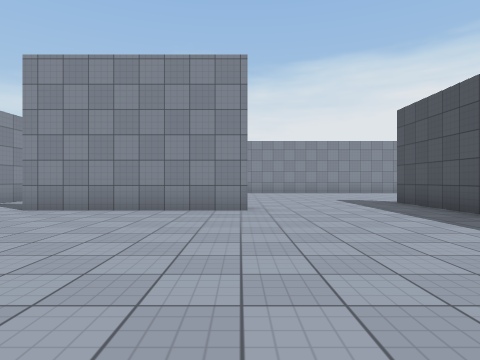
View 1 (above)

19 first-person views from a walk through a scene from a Unity 3-D project. The camera is 1.2 m above the floor, looks level and sees 75° across. The floor is counted in squares, 2 m on a side. Each view is taken from the middle of a square. On the plan, view 1 faces up. The plan holds only what a view shows up to about 9 squares ahead; the rest is blank. The place goes on beyond the plan. The player character is not drawn. Surface patterns are stand-ins for the level's own textures.

View 2
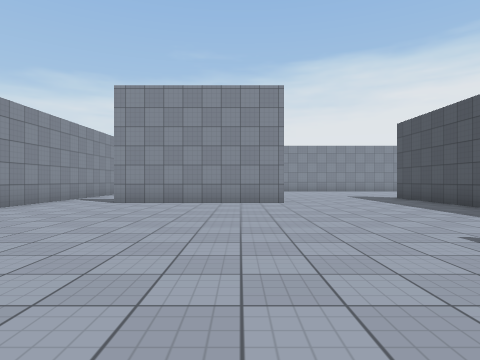

View 3
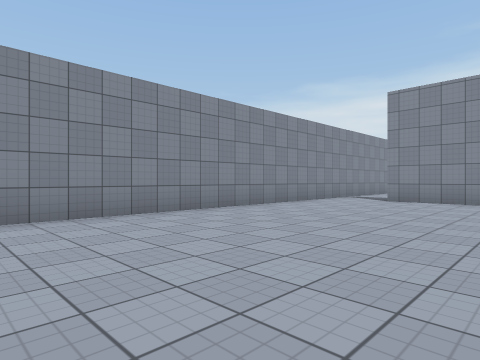

View 4
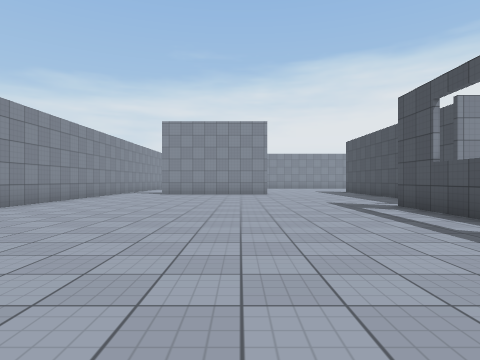

View 5
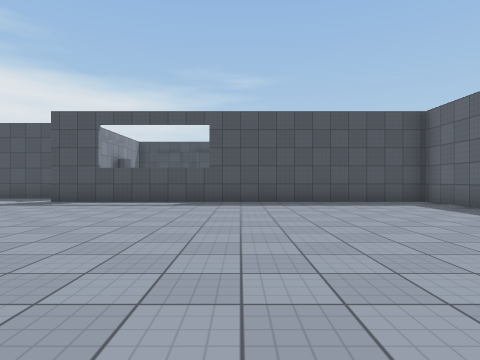

View 6
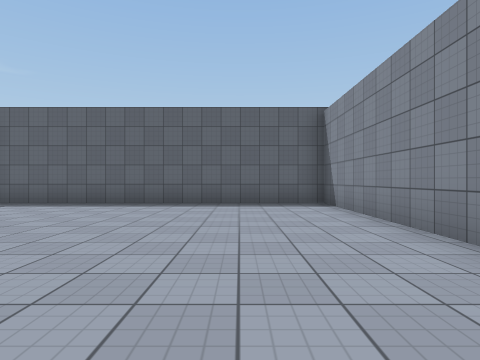

View 7
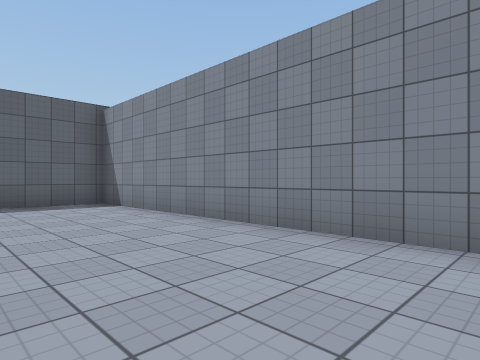

View 8
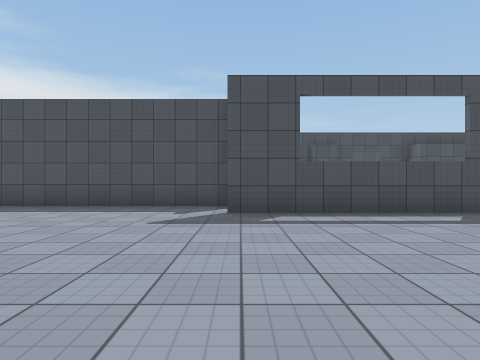

View 9
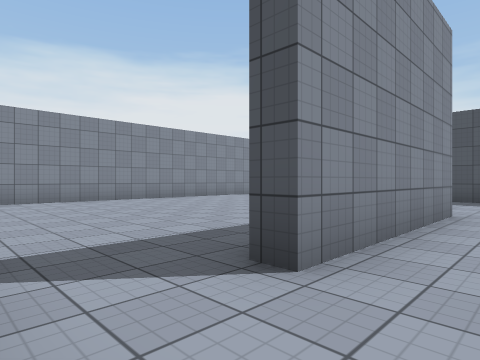

View 10
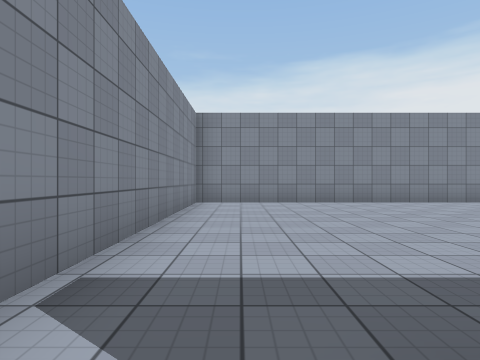

View 11
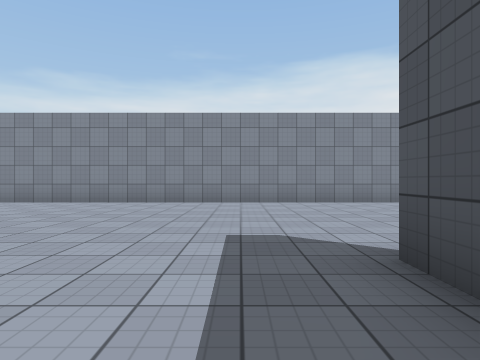

View 12
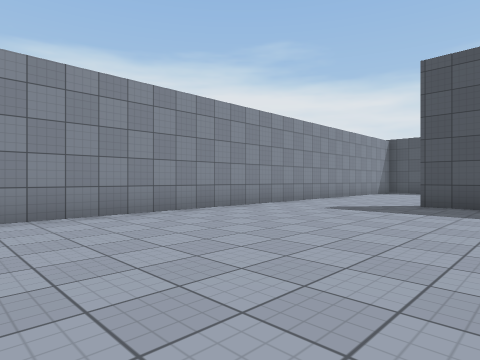

View 13
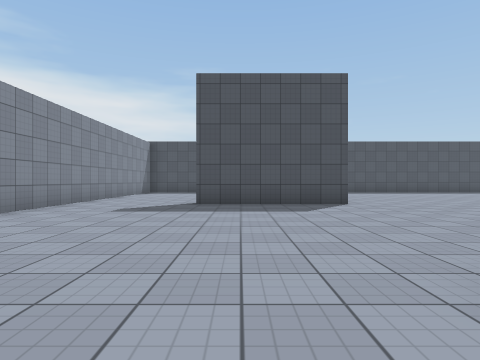

View 14
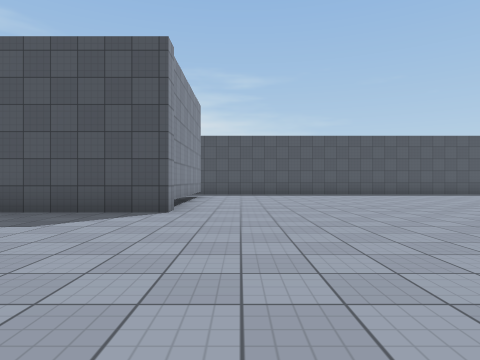

View 15
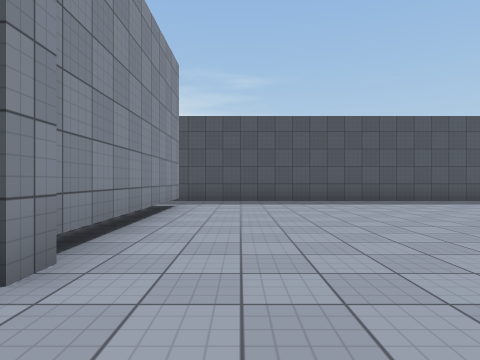

View 16
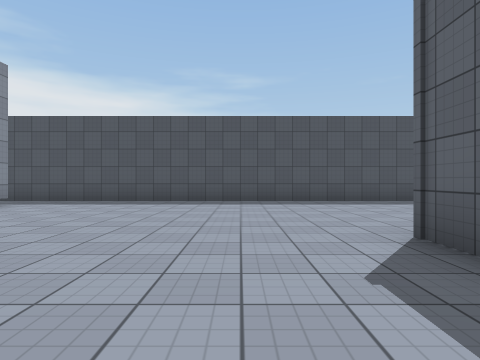

View 17
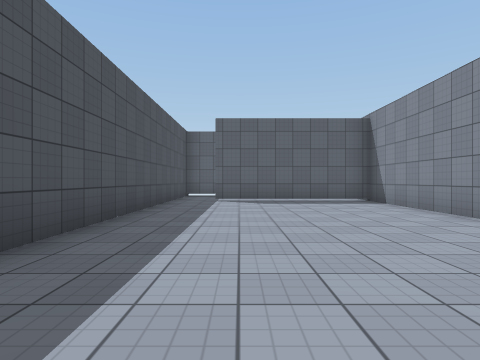

View 18
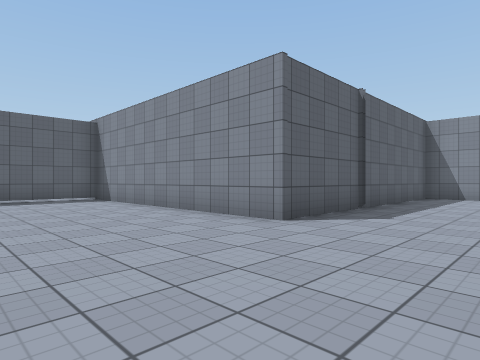

View 19
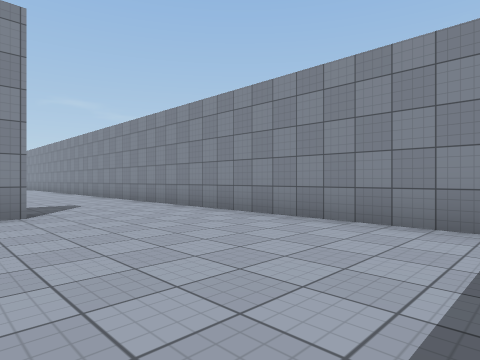

### Floor plan
Points are (right, up) in squares from view 1. A wall is a line through its corners. A room is listed if a view was taken in it or the views show most of it. See-through windows are left out.
Room 1 (views 1, 2, 3, 4, 5, 6, 7, 8, 9, 10)
walls: (4.2, 0.2) (4.2, 5.4); (0.2, 6.2) (-4.3, 6.2); (-6.2, 6.6) (-6.2, -10.1) (2.7, -10.1) (2.7, 0.2)
ways out: opening at (-5.5, 7) to room 2; opening at (2, 6.7) to room 2
Room 2 (views 11, 12, 13, 14, 15, 16, 17, 18, 19)
walls: (4.2, 5.4) (4.2, 8.4); (6.1, 0.1) (12.3, 0.1) (12.3, -6.9) (16.8, -6.9); (16.4, 7.4) (10.8, 7.4) (10.8, 11.1); (16.5, 14.3) (-6.2, 14.3) (-6.2, 6.6); (-4.3, 6.2) (-4.3, 6.6); (18, -7) (18, 8.8)
ways out: opening at (-5.5, 7) to room 1; opening at (2, 6.7) to room 1; opening at (17, -7)

Positions as (right, up) in squares from view 1, and headings:
1: (0, 0), facing up
2: (-1, -2), facing up
3: (-1, -3), facing up-left
4: (-1, -7), facing up
5: (-6, -5), facing right
6: (-4, -2), facing down
7: (-3, -2), facing down-left
8: (-3, 0), facing right
9: (-6, 5), facing up-right
10: (-5, 6), facing up
11: (3, 6), facing up
12: (3, 9), facing up-right
13: (3, 10), facing right
14: (5, 6), facing right
15: (9, 6), facing right
16: (9, 2), facing right
17: (16, 2), facing down
18: (16, 3), facing down-left
19: (17, 10), facing up-left
